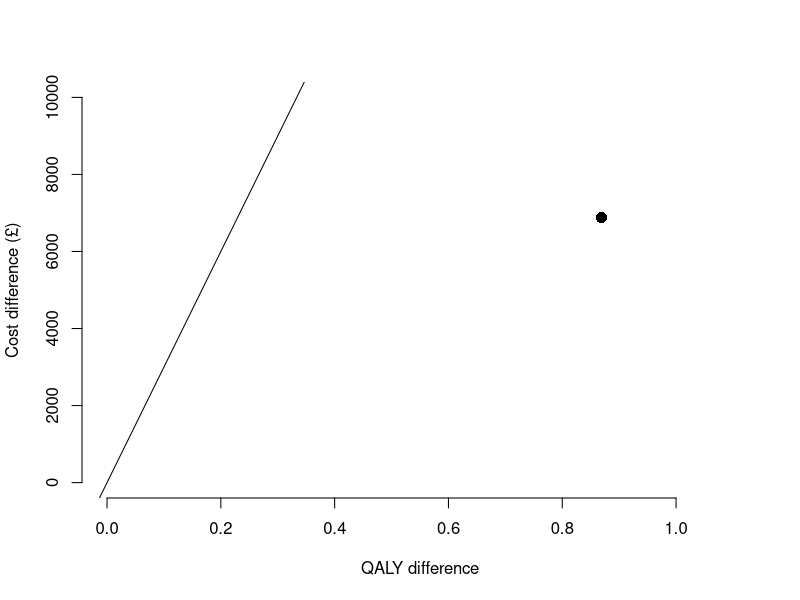
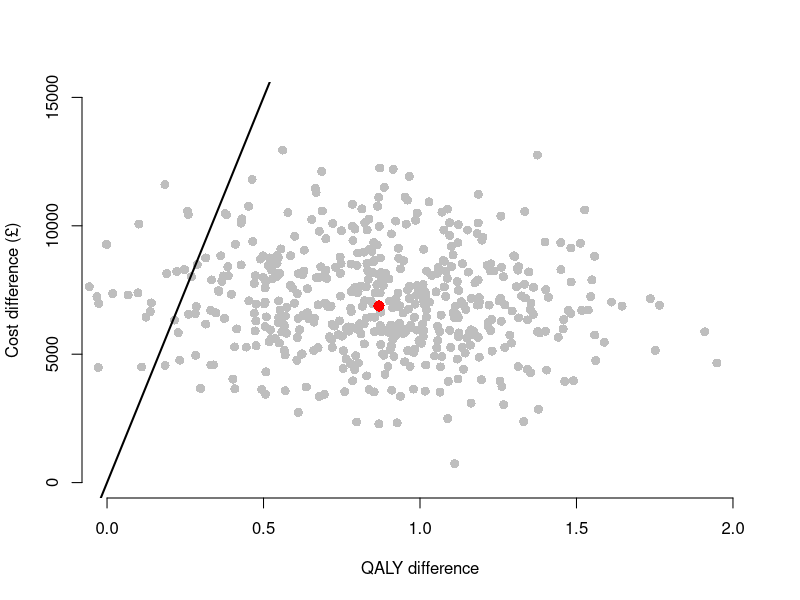
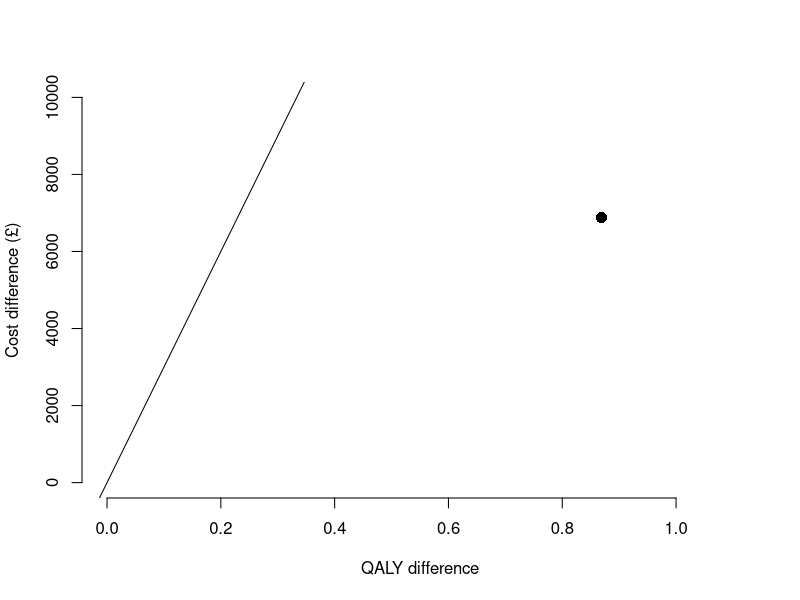
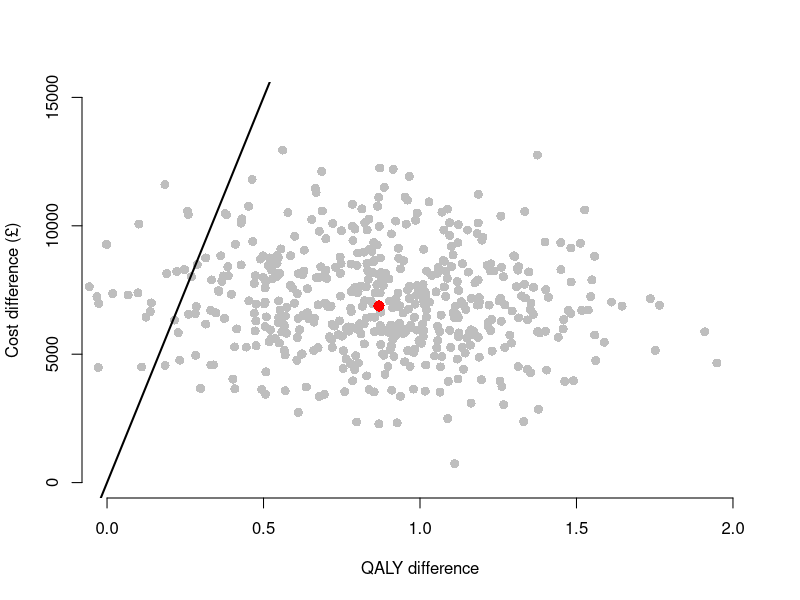

These figures' R source, in order:
############################
# Markov model: real world #
############################

## model set-up ----

t_names <- c("without_drug", "with_drug")
n_treatments <- length(t_names)

s_names  <- c("Asymptomatic_disease", "Progressive_disease", "Dead")
n_states <- length(s_names)

n_pop <- 1000

n_cycles <- 46
Initial_age <- 55

cAsymp <- 500
cDeath <- 1000
cDrug <- 1000
cProg <- 3000
uAsymp <- 0.95
uProg <- 0.75
oDr <- 0.06
cDr <- 0.06
tpDcm <- 0.15

# cost of staying in state
state_c_matrix <-
  matrix(c(cAsymp, cProg, 0,
           cAsymp + cDrug, cProg, 0),
         byrow = TRUE,
         nrow = n_treatments,
         dimnames = list(t_names,
                         s_names))

# qaly when staying in state
state_q_matrix <-
  matrix(c(uAsymp, uProg, 0,
           uAsymp, uProg, 0),
         byrow = TRUE,
         nrow = n_treatments,
         dimnames = list(t_names,
                         s_names))

# cost of moving to a state
# same for both treatments
trans_c_matrix <-
  matrix(c(0, 0, 0,
           0, 0, cDeath,
           0, 0, 0),
         byrow = TRUE,
         nrow = n_states,
         dimnames = list(from = s_names,
                         to = s_names))

# Transition probabilities ---- 

# Transition probabilities
p_matrix <- array(data = 0,
                  dim = c(n_states, n_states, n_treatments),
                  dimnames = list(from = s_names,
                                  to = s_names,
                                  t_names))

# Store population output for each cycle 

# state populations
pop <- array(data = NA,
             dim = c(n_states, n_cycles, n_treatments),
             dimnames = list(state = s_names,
                             cycle = NULL,
                             treatment = t_names))

pop["Asymptomatic_disease", cycle = 1, ] <- n_pop
pop["Progressive_disease", cycle = 1, ] <- 0
pop["Dead", cycle = 1, ] <- 0

# _arrived_ state populations
trans <- array(data = NA,
               dim = c(n_states, n_cycles, n_treatments),
               dimnames = list(state = s_names,
                               cycle = NULL,
                               treatment = t_names))

trans[, cycle = 1, ] <- 0


# Sum costs and QALYs for each cycle at a time for each drug 

cycle_empty_array <-
  array(NA,
        dim = c(n_treatments, n_cycles),
        dimnames = list(treatment = t_names,
                        cycle = NULL))

cycle_state_costs <- cycle_trans_costs <- cycle_empty_array
cycle_costs <- cycle_QALYs <- cycle_empty_array
LE <- LYs <- cycle_empty_array    # life-expectancy; life-years
cycle_QALE <- cycle_empty_array   # qaly-adjusted life-years

total_costs <- setNames(c(NA, NA), t_names)
total_QALYs <- setNames(c(NA, NA), t_names)


# Time-dependent probability matrix ----

p_matrix_cycle <- function(p_matrix, age, cycle,
                           tpProg = 0.01,
                           tpDcm = 0.15,
                           effect = 0.5) {
  
  tpDn_lookup <-
    c("(34,44]" = 0.0017,
      "(44,54]" = 0.0044,
      "(54,64]" = 0.0138,
      "(64,74]" = 0.0379,
      "(74,84]" = 0.0912,
      "(84,100]" = 0.1958)
  
  age_grp <- cut(age, breaks = c(34,44,54,64,74,84,100))
  
  tpDn <- tpDn_lookup[age_grp]
  
  # Matrix containing transition probabilities for without_drug
  
  p_matrix["Asymptomatic_disease", "Progressive_disease", "without_drug"] <- tpProg*cycle
  
  p_matrix["Asymptomatic_disease", "Dead", "without_drug"] <- tpDn
  
  p_matrix["Asymptomatic_disease", "Asymptomatic_disease", "without_drug"] <- 1 - tpProg*cycle - tpDn
  
  p_matrix["Progressive_disease", "Dead", "without_drug"] <- tpDcm + tpDn
  
  p_matrix["Progressive_disease", "Progressive_disease", "without_drug"] <- 1 - tpDcm - tpDn
  
  p_matrix["Dead", "Dead", "without_drug"] <- 1
  
  # Matrix containing transition probabilities for with_drug
  
  p_matrix["Asymptomatic_disease", "Progressive_disease", "with_drug"] <- tpProg*(1 - effect)*cycle
  
  p_matrix["Asymptomatic_disease", "Dead", "with_drug"] <- tpDn
  
  p_matrix["Asymptomatic_disease", "Asymptomatic_disease", "with_drug"] <-
    1 - tpProg*(1 - effect)*cycle - tpDn
  
  p_matrix["Progressive_disease", "Dead", "with_drug"] <- tpDcm + tpDn
  
  p_matrix["Progressive_disease", "Progressive_disease", "with_drug"] <- 1 - tpDcm - tpDn
  
  p_matrix["Dead", "Dead", "with_drug"] <- 1
  
  return(p_matrix)
}



## Run model ----

for (i in 1:n_treatments) {
  
  age <- Initial_age
  
  for (j in 2:n_cycles) {
    
    p_matrix <- p_matrix_cycle(p_matrix, age, j - 1)
    
    pop[, cycle = j, treatment = i] <-
      pop[, cycle = j - 1, treatment = i] %*% p_matrix[, , treatment = i]
    
    trans[, cycle = j, treatment = i] <-
      pop[, cycle = j - 1, treatment = i] %*% (trans_c_matrix * p_matrix[, , treatment = i])
    
    age <- age + 1
  }
  
  cycle_state_costs[i, ] <-
    (state_c_matrix[treatment = i, ] %*% pop[, , treatment = i]) * 1/(1 + cDr)^(1:n_cycles - 1)
  
  # discounting at _previous_ cycle
  cycle_trans_costs[i, ] <-
    (c(1,1,1) %*% trans[, , treatment = i]) * 1/(1 + cDr)^(1:n_cycles - 2)
  
  cycle_costs[i, ] <- cycle_state_costs[i, ] + cycle_trans_costs[i, ]
  
  LE[i, ] <- c(1,1,0) %*% pop[, , treatment = i]
  
  LYs[i, ] <- LE[i, ] * 1/(1 + oDr)^(1:n_cycles - 1)
  
  cycle_QALE[i, ] <-
    state_q_matrix[treatment = i, ] %*% pop[, , treatment = i]
  
  cycle_QALYs[i, ] <- cycle_QALE[i, ] * 1/(1 + oDr)^(1:n_cycles - 1)
  
  total_costs[i] <- sum(cycle_costs[treatment = i, -1])
  total_QALYs[i] <- sum(cycle_QALYs[treatment = i, -1])
}


## Plot results ----

# Incremental costs and QALYs of with_drug vs to without_drug
c_incr <- total_costs["with_drug"] - total_costs["without_drug"]
q_incr <- total_QALYs["with_drug"] - total_QALYs["without_drug"]

# Incremental cost effectiveness ratio 
ICER <- c_incr/q_incr

plot(x = q_incr/n_pop, y = c_incr/n_pop,
     xlim = c(0, 1100/n_pop),
     ylim = c(0, 10e6/n_pop),
     pch = 16, cex = 1.5,
     xlab = "QALY difference",
     ylab = "Cost difference (£)",
     frame.plot = FALSE)
abline(a = 0, b = 30000) # Willingness-to-pay threshold

png("plots/simple_ceplane.png", width = 4, height = 4, units = 'in', res = 300)
plot(x = q_incr/n_pop, y = c_incr/n_pop,
     xlim = c(0, 1100/n_pop),
     ylim = c(0, 10e6/n_pop),
     pch = 16, cex = 1.5,
     xlab = "QALY difference",
     ylab = "Cost difference (£)",
     frame.plot = FALSE)
abline(a = 0, b = 30000) # Willingness-to-pay threshold
dev.off()


#############################################
# Probability Sensitivity Analysis (PSA)

ce_markov <- function(start_pop,
                      p_matrix,
                      state_c_matrix,
                      trans_c_matrix,
                      state_q_matrix,
                      n_cycles = 46,
                      init_age = 55,
                      s_names = NULL,
                      t_names = NULL) {
  
  n_states <- length(start_pop)
  n_treat <- dim(p_matrix)[3]
  
  pop <- array(data = NA,
               dim = c(n_states, n_cycles, n_treat),
               dimnames = list(state = s_names,
                               cycle = NULL,
                               treatment = t_names))
  trans <- array(data = NA,
                 dim = c(n_states, n_cycles, n_treat),
                 dimnames = list(state = s_names,
                                 cycle = NULL,
                                 treatment = t_names))
  
  for (i in 1:n_states) {
    pop[i, cycle = 1, ] <- start_pop[i]
  }

  cycle_empty_array <-
    array(NA,
          dim = c(n_treat, n_cycles),
          dimnames = list(treatment = t_names,
                          cycle = NULL))
  
  cycle_state_costs <- cycle_trans_costs <- cycle_empty_array
  cycle_costs <- cycle_QALYs <- cycle_empty_array
  LE <- LYs <- cycle_empty_array    # life-expectancy; life-years
  cycle_QALE <- cycle_empty_array   # qaly-adjusted life-years
  
  total_costs <- setNames(rep(NA, n_treat), t_names)
  total_QALYs <- setNames(rep(NA, n_treat), t_names)
  
  for (i in 1:n_treat) {
    
    age <- init_age
    
    for (j in 2:n_cycles) {
      
      # difference from point estimate case
      # pass in functions for random sample
      # rather than fixed values
      p_matrix <- p_matrix_cycle(p_matrix, age, j - 1,
                                 tpProg = tpProg(),
                                 tpDcm = tpDcm(),
                                 effect = effect())
      
      # Matrix multiplication
      pop[, cycle = j, treatment = i] <-
        pop[, cycle = j - 1, treatment = i] %*% p_matrix[, , treatment = i]
      
      trans[, cycle = j, treatment = i] <-
        pop[, cycle = j - 1, treatment = i] %*% (trans_c_matrix * p_matrix[, , treatment = i])
      
      age <- age + 1
    }
    
    cycle_state_costs[i, ] <-
      (state_c_matrix[treatment = i, ] %*% pop[, , treatment = i]) * 1/(1 + cDr)^(1:n_cycles - 1)
    
    cycle_trans_costs[i, ] <-
      (c(1,1,1) %*% trans[, , treatment = i]) * 1/(1 + cDr)^(1:n_cycles - 2)
    
    cycle_costs[i, ] <- cycle_state_costs[i, ] + cycle_trans_costs[i, ]
    
    LE[i, ] <- c(1,1,0) %*% pop[, , treatment = i]
    
    LYs[i, ] <- LE[i, ] * 1/(1 + oDr)^(1:n_cycles - 1)
    
    cycle_QALE[i, ] <-
     state_q_matrix[treatment = i, ] %*%  pop[, , treatment = i]
    
    cycle_QALYs[i, ] <- cycle_QALE[i, ] * 1/(1 + oDr)^(1:n_cycles - 1)
    
    total_costs[i] <- sum(cycle_costs[treatment = i, -1])
    total_QALYs[i] <- sum(cycle_QALYs[treatment = i, -1])
  }
  
  list(pop = pop,
       cycle_costs = cycle_costs,
       cycle_QALYs = cycle_QALYs,
       total_costs = total_costs,
       total_QALYs = total_QALYs)
}


# replace point values with functions to random sample

cAsymp <- function() rnorm(1, 500, 127.55)
cDeath <- function() rnorm(1, 1000, 255.11)
cDrug  <- function() rnorm(1, 1000, 102.04)
cProg  <- function() rnorm(1, 3000, 510.21)
effect <- function() rnorm(1, 0.5, 0.051)
tpDcm  <- function() rbeta(1, 29, 167)
tpProg <- function() rbeta(1, 15, 1506)
uAsymp <- function() rbeta(1, 69, 4)
uProg  <- function() rbeta(1, 24, 8)


# Define cost and QALYs as functions

state_c_matrix <- function() {
  matrix(c(cAsymp(), cProg(), 0,            # without drug
           cAsymp() + cDrug(), cProg(), 0), # with drug
           byrow = TRUE,
           nrow = n_treatments,
           dimnames = list(t_names,
                           s_names))
}

state_q_matrix <- function() {
  matrix(c(uAsymp(), uProg(), 0,  # without drug
           uAsymp(), uProg(), 0), # with drug
         byrow = TRUE,
         nrow = n_treatments,
         dimnames = list(t_names,
                         s_names))
}

trans_c_matrix <- function() {
  matrix(c(0, 0, 0,         # Asymptomatic_disease
           0, 0, cDeath(),  # Progressive_disease
           0, 0, 0),        # Dead
         byrow = TRUE,
         nrow = n_states,
         dimnames = list(from = s_names,
                         to = s_names))
}


## Run PSA analysis ----

n_trials <- 500

costs <- matrix(NA, nrow = n_trials, ncol = n_treatments,
                dimnames = list(NULL, t_names))
qalys <- matrix(NA, nrow = n_trials, ncol = n_treatments,
                dimnames = list(NULL, t_names))

for (i in 1:n_trials) {
  ce_res <- ce_markov(start_pop = c(n_pop, 0, 0),
                      p_matrix,
                      state_c_matrix(),
                      trans_c_matrix(),
                      state_q_matrix())
  
  costs[i, ] <- ce_res$total_costs
  qalys[i, ] <- ce_res$total_QALYs
}


## Plot results ----

# incremental costs and QALYs of with_drug vs to without_drug
c_incr_psa <- costs[, "with_drug"] - costs[, "without_drug"]
q_incr_psa <- qalys[, "with_drug"] - qalys[, "without_drug"]

plot(x = q_incr_psa/n_pop, y = c_incr_psa/n_pop,
     xlim = c(0, 2),
     ylim = c(0, 15e3),
     pch = 16, cex = 1.2,
     col = "grey",
     xlab = "QALY difference",
     ylab = "Cost difference (£)",
     frame.plot = FALSE)
abline(a = 0, b = 30000, lwd = 2) # Willingness-to-pay threshold £30,000/QALY

points(x = q_incr/n_pop, y = c_incr/n_pop,
       col = "red",
       pch = 16, cex = 1.5)

png("plots/psa_ceplane2.png", width = 6, height = 6, units = 'in', res = 300)
plot(x = q_incr_psa/n_pop, y = c_incr_psa/n_pop,
     xlim = c(0, 2),
     ylim = c(0, 15e3),
     pch = 16, cex = 1.2,
     col = "grey",
     xlab = "QALY difference",
     ylab = "Cost difference (£)",
     frame.plot = FALSE)
abline(a = 0, b = 30000, lwd = 2) # Willingness-to-pay threshold £30,000/QALY

points(x = q_incr/n_pop, y = c_incr/n_pop,
       col = "red",
       pch = 16, cex = 1.5)
dev.off()
